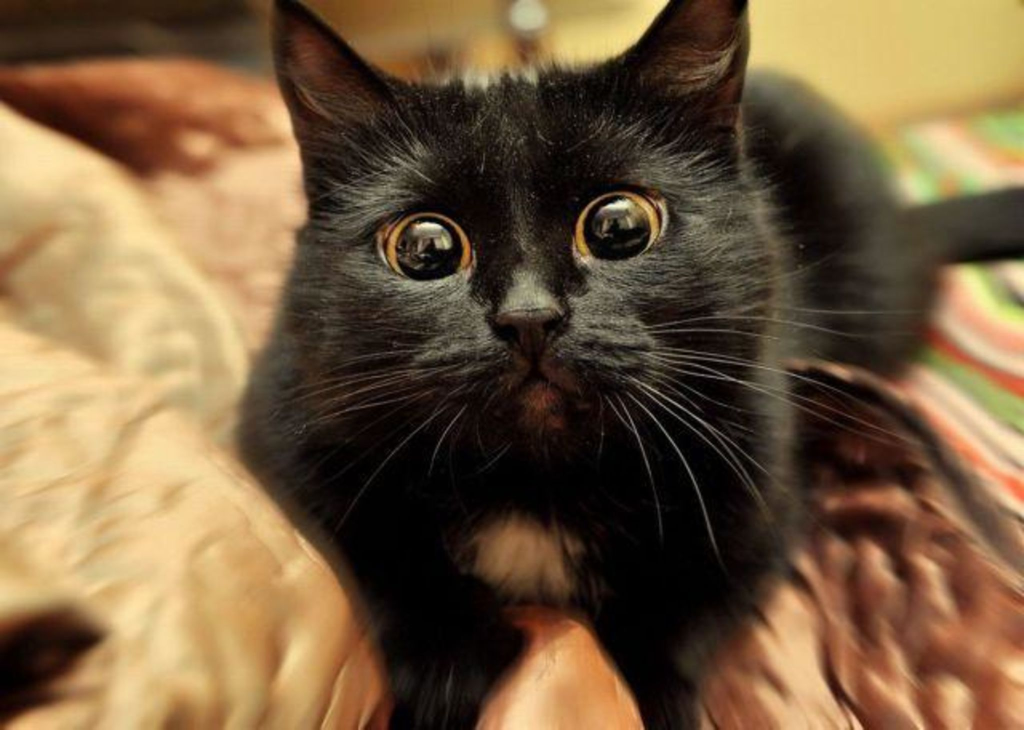
#> input picture PyCharm/pic/Cat.jpg, 2048 x 1459 px (shown at 1/2 size)
$ jupyter execute Lab8_EX.ipynb
#> lines starting #> are read from the running program, lines starting #| are printed output that depends on the picture
### Выбрать значение шага дискретизации в пределах от 5 до 15. Продискретизировать с этим шагом дискретизации изображение и вывести его на экран.

[cell 1]
import cv2
import matplotlib.pyplot as plt
import numpy as np

[cell 2]
image=cv2.imread('pic/Cat.jpg')
#> image is the input picture: shape (1459, 2048, 3); mean B, G, R 63, 92, 116.5

[cell 3]
img = image.copy()
K = 20 #качество скукоживания
s = img.shape
#> s = (1459, 2048, 3)
h1, w1 = s[0], s[1] #высота и ширина
#> h1 = 1459; w1 = 2048
h = (s[0] - s[0]%K)
#> h = 1440
w = (s[1] - s[1]%K)
#> w = 2040
img = cv2.resize(img,(w,h))

[cell 4]
for y in range(0, h-1, K):
    for x in range(0, w-1, K):
        if len(s)>2:
            s = np.average(img[y:(y+K), x:(x+K)], axis=0)
            img[y:(y+K), x:(x+K)] = np.average(s, axis=0)
        else:
            s = img[y:(y+K), x:(x+K)]
            img[y:(y+K), x:(x+K)] = np.average(s)
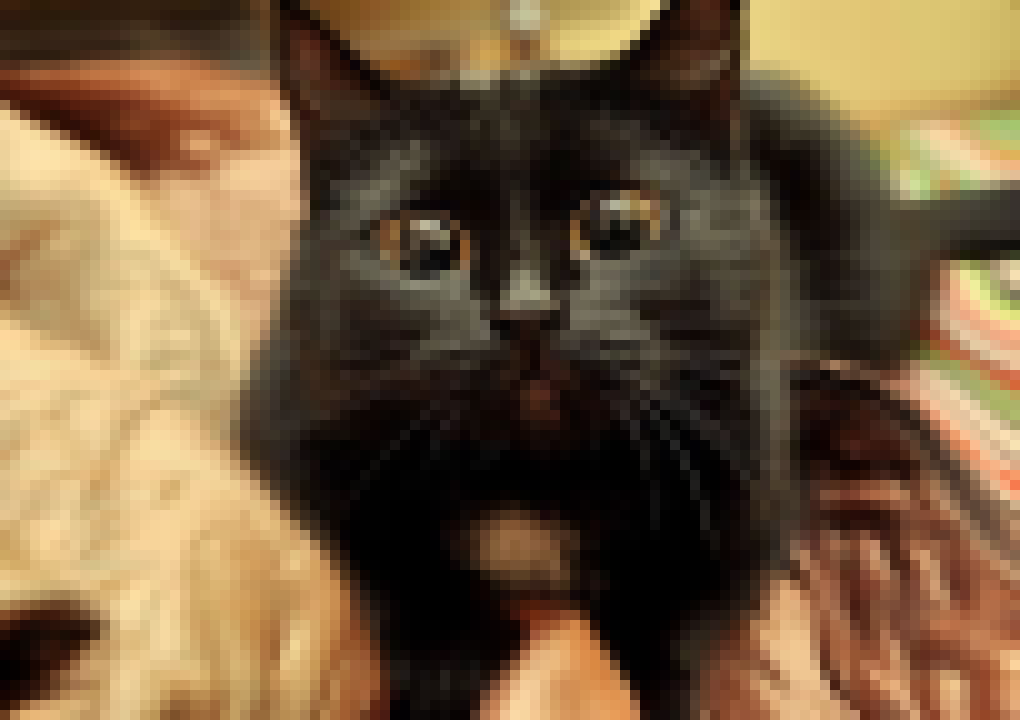
#> img: shape (1440, 2040, 3) (shown at 1/2 size); mean B, G, R 62.4, 91.4, 115.9

[cell 5]
img = cv2.resize(img,(w1,h1))
#> img: shape (1459, 2048, 3)
res = np.hstack((image,img))
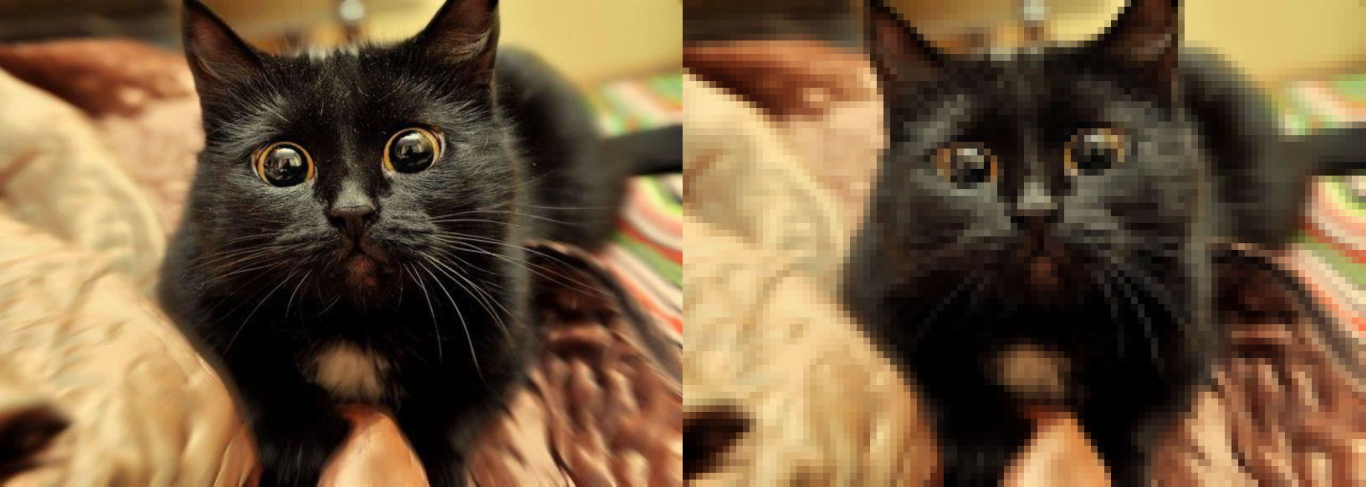
#> res: shape (1459, 4096, 3) (shown at 1/3 size); mean B, G, R 62.7, 91.7, 116.2

[cell 6]
plt.imshow(res[...,::-1])
plt.axis("off");

### Проквантовать изображение, сократив число градаций до 4

[cell 7]
img = cv2.imread('pic/Cat.jpg')

Z = img.reshape((-1, 3))

Z = np.float32(Z)

crt=(cv2.TERM_CRITERIA_EPS+cv2.TERM_CRITERIA_MAX_ITER, 10, 1.0)

[cell 8]
K = 4

[cell 9]
ret,label,center=cv2.kmeans(Z,K,None,crt,10,cv2.KMEANS_RANDOM_CENTERS)
#> ret = 2.78e+09; center = [[130.8, 190.7, 224.5], [78.09, 121, 165.4], [44.88, 61.64, 82.93], [10.38, 14.66, 23.26]]

[cell 10]
center = np.uint8(center)
#> center = [[130, 190, 224], [78, 120, 165], [44, 61, 82], [10, 14, 23]]

[cell 11]
res = center[label.flatten()]
res2 = res.reshape((img.shape))
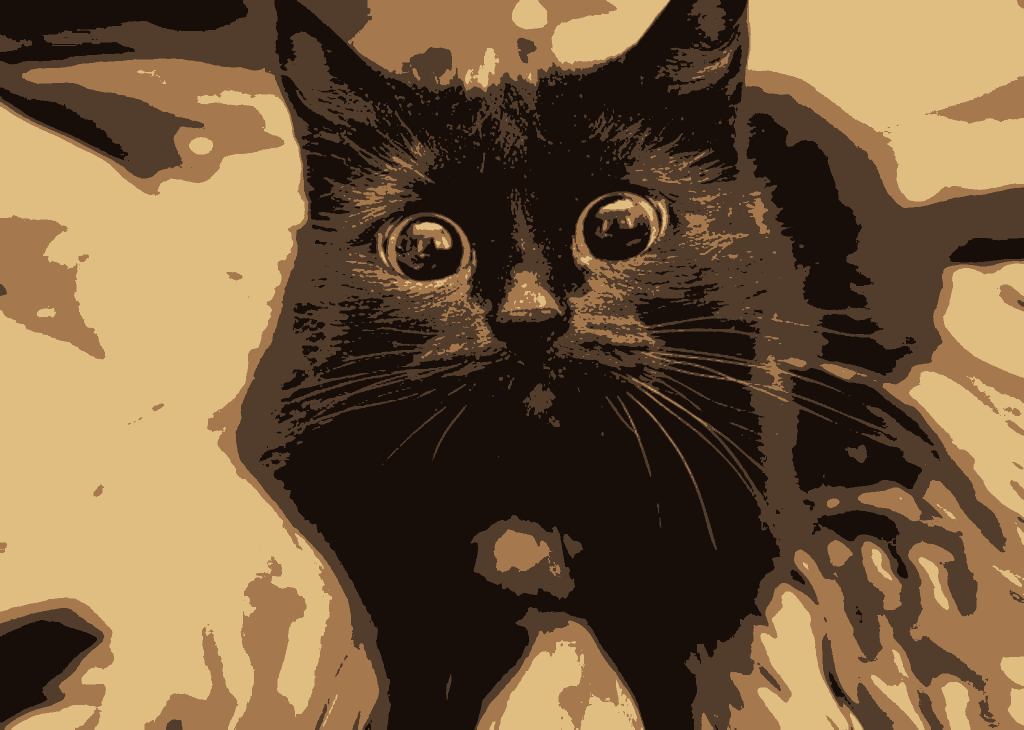
#> res2: shape (1459, 2048, 3) (shown at 1/2 size); mean B, G, R 62.4, 91.3, 116

[cell 12]
full_res = np.hstack((res2, img))
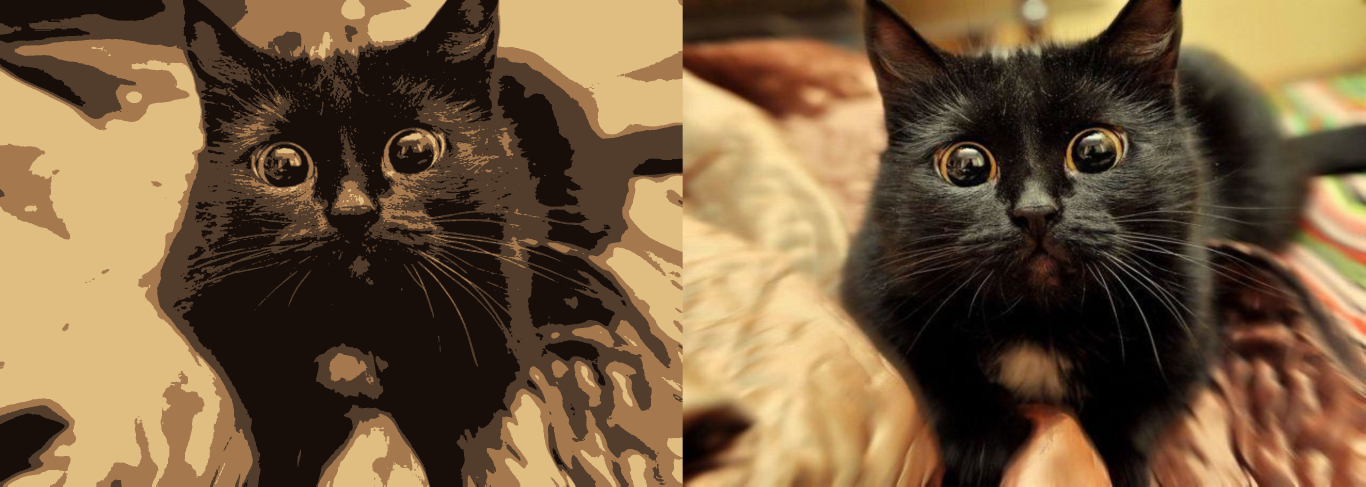
#> full_res: shape (1459, 4096, 3) (shown at 1/3 size); mean B, G, R 62.7, 91.7, 116.2
plt.imshow(full_res[...,::-1])
plt.axis('off');

$ run again, with PyCharm/pic/Ind.jpg copied over PyCharm/pic/Cat.jpg
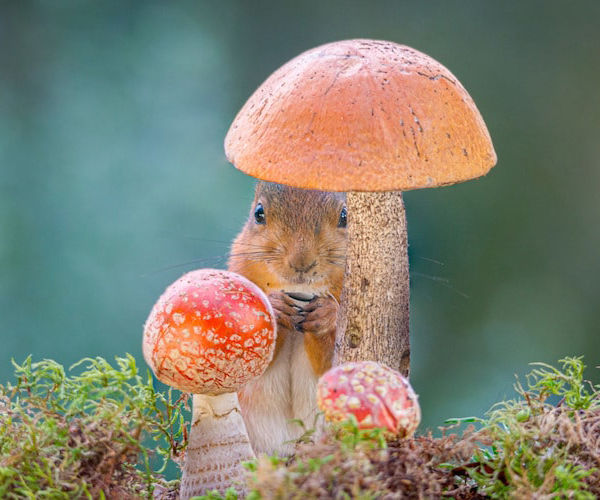
#> input picture PyCharm/pic/Ind.jpg, 600 x 500 px
#> image is the input picture: shape (500, 600, 3); mean B, G, R 113.6, 129.4, 128.7
#> `res = np.hstack((image,img))`:
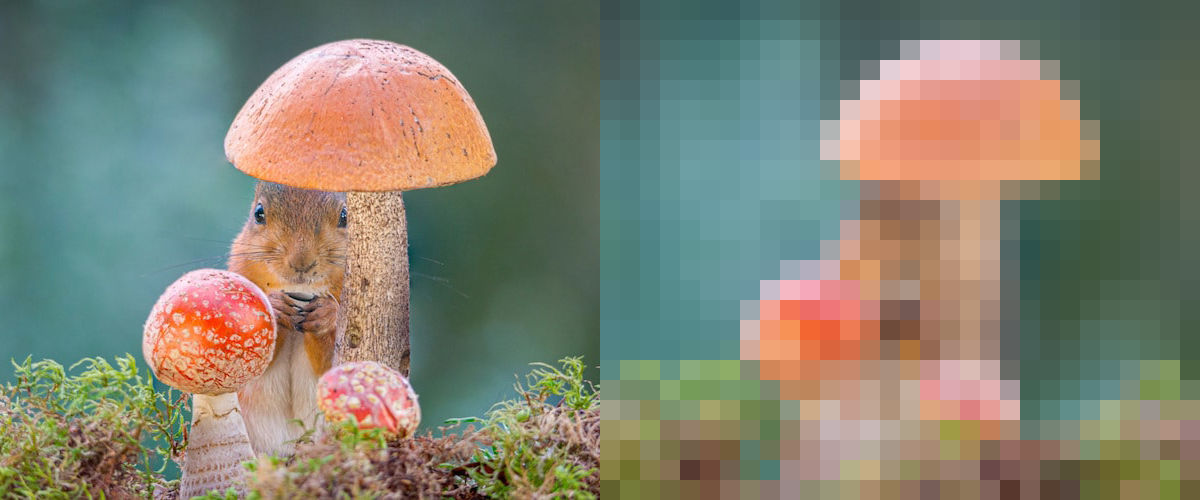
#> res: shape (500, 1200, 3); mean B, G, R 113.4, 129.2, 128.4
#> `ret,label,center=cv2.kmeans(Z,K,None,crt,10,cv2.KMEANS_RANDOM_CENTERS)`: ret = 422563215.9; center = [[143.8, 142.9, 96.67], [159.1, 176.1, 220.8], [79.2, 95.26, 79.25], [97.54, 133.6, 177.8]]
#> `center = np.uint8(center)`: center = [[143, 142, 96], [159, 176, 220], [79, 95, 79], [97, 133, 177]]
#> `full_res = np.hstack((res2, img))`:
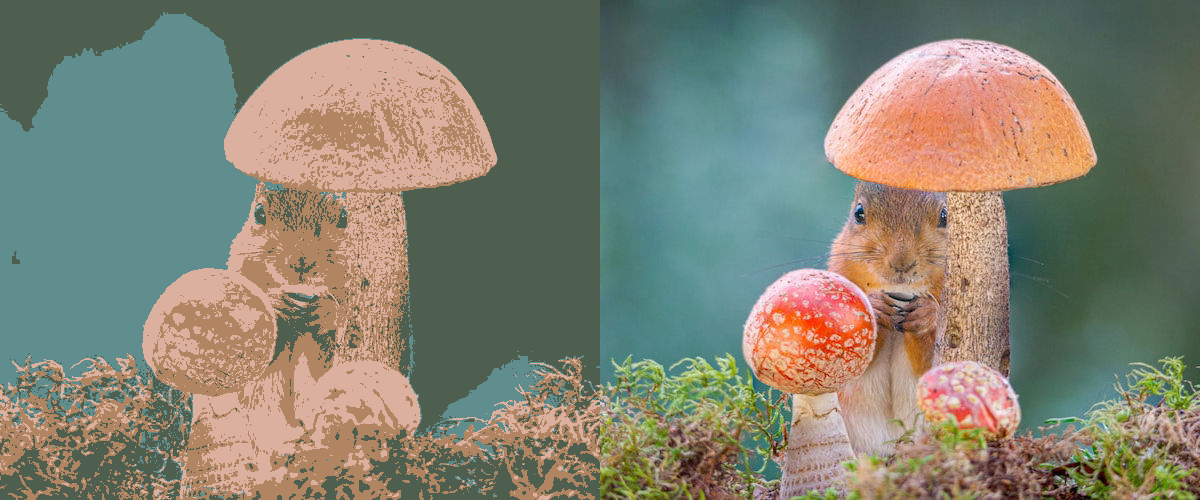
#> full_res: shape (500, 1200, 3); mean B, G, R 113.4, 129.2, 128.4
